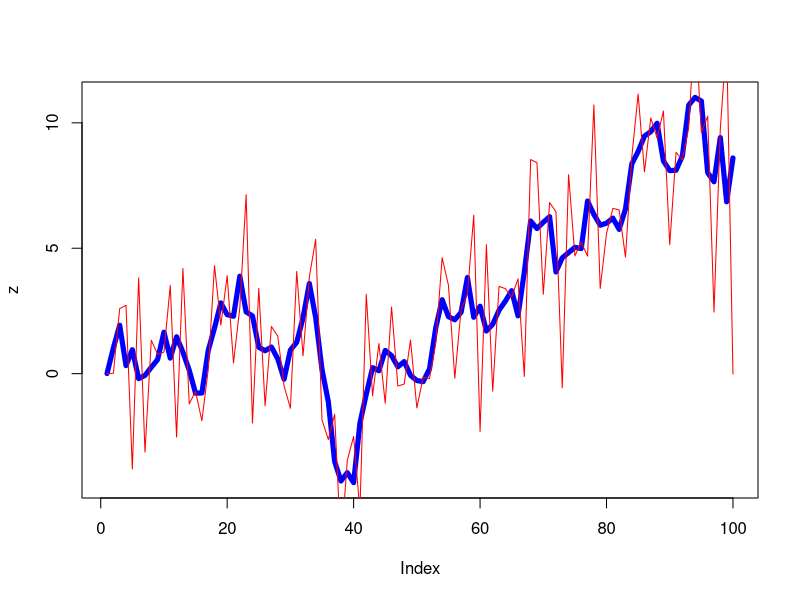

The R script that drew this image:
    #27879
    
    T <- 100
    
    #H = [3 -3 1]
    H <- matrix(c(1,0,0),c(1,3)) 
    
    #F is just a tapped delay line
    alpha <- matrix(c(0.9,0,0,0,0.9,0,0,0,0.9),3,3)
    A <- matrix(c(3,1,0,-3,0,1,1,0,0),3,3)
    B <- matrix(c(1,0,0),c(3,1))
    
    sigma_v <- 1
    v <- rnorm(T,0,sigma_v)
    sigma_w <- 0.01
    w <- rnorm(T,0,sigma_w)
    
    x <- matrix(c(0,0,0),c(3,1))
    z <- rep(0,T)
    
    for (t in 1:T)
    {
      z[t] <- H %*% x + w[t]
      x <- A %*% x +v[t]
    }
    par(mfrow=c(1,1))
    plot(z,type="l", col="blue", lwd=5)
    
    Q <- matrix(c(0,0,0,0,0,0,0,0,sigma_v^2),3,3)
    R <- sigma_w^2
    
    
    library("MASS") # For pseudo inverse ginv()
    
    xkm1km1 <- matrix(rep(0,3*T+3),3,T+1)
    xkkm1 <- matrix(rep(0,3*T),3,T)
    K <- matrix(rep(0,3*T),3,T)
    Pkm1km1 <- matrix(c(1000,0,0 ,0,1000,0, 0,0,1000),3,3)
    zhat <- matrix(rep(0,T),c(T,1))
    
    for (k in 1:T)
    {
      xkkm1[,k] <- A %*% xkm1km1[,k]
      Pkkm1 <- A %*% Pkm1km1 %*% t(A) + Q
      K[,k] <- Pkkm1 %*% t(H) %*% ginv( H %*% Pkkm1 %*% t(H) + R)
      xkm1km1[,k+1] <- xkkm1[,k] + K[,k] %*% (z[k] - H %*% xkkm1[,k])
      Pkm1km1 <- (matrix(c(1,0,0,0,1,0,0,0,1),3,3) - K[,k] %*% H) %*% Pkkm1  
      zhat[k] <- as.numeric(H %*% xkkm1[,k])
    }
    lines(zhat, col="red")
